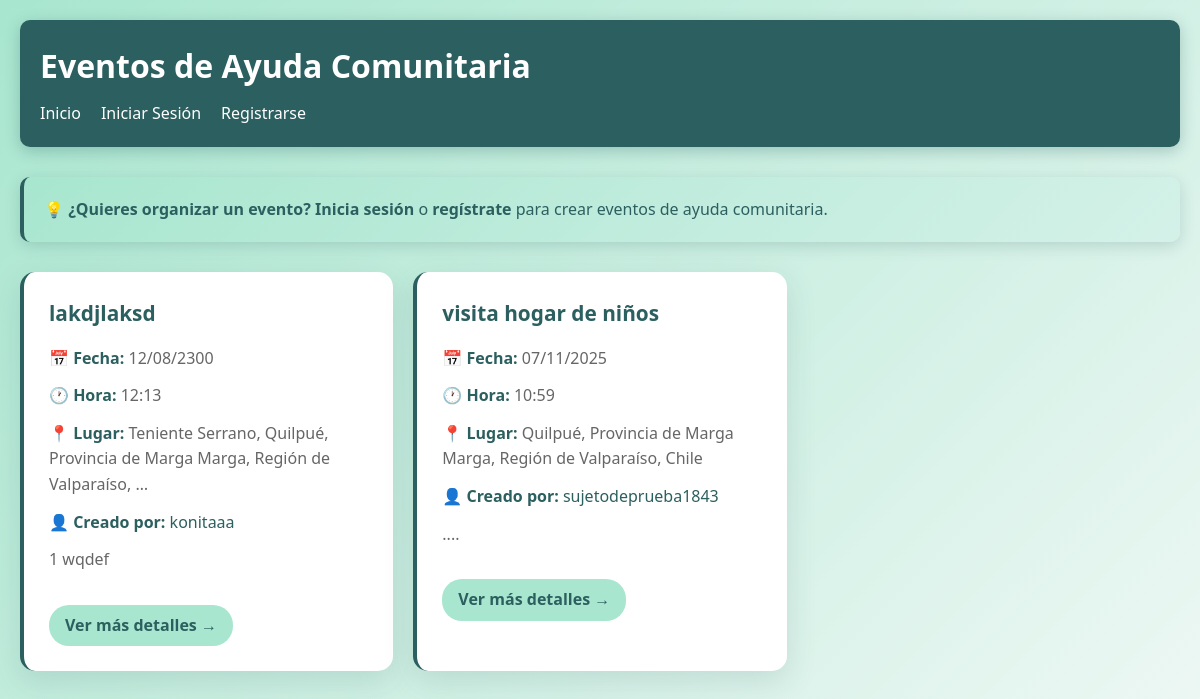
The page /eventos/ on the database its author committed.
### Humanet/models.py (models this page shows, shortened)
class Evento(models.Model):
    creador = models.ForeignKey(User, on_delete=models.CASCADE, related_name='eventos')
    nombre = models.CharField(max_length=200)
    fecha = models.DateField()
    hora = models.TimeField()
    ubicacion = models.CharField(max_length=300)
    latitud = models.DecimalField(max_digits=9, decimal_places=6, null=True, blank=True)
    longitud = models.DecimalField(max_digits=9, decimal_places=6, null=True, blank=True)
    descripcion = models.TextField()
    detalles = models.TextField(blank=True, null=True)
    imagen = models.ImageField(upload_to='eventos/', blank=True, null=True)
    fecha_creacion = models.DateTimeField(auto_now_add=True)
    class Meta:
        ordering = ['-fecha_creacion']
        verbose_name = 'Evento'
        verbose_name_plural = 'Eventos'

### Humanet/views.py (the view)
# urls.py: path('eventos/', views.lista_eventos, name='lista_eventos'),
def lista_eventos(request):
    eventos = Evento.objects.all()
    return render(request, 'Humanet/lista_eventos.html', {'eventos': eventos})

### Humanet/templates/Humanet/lista_eventos.html (shortened to what this page needs)
<!DOCTYPE html>
<html lang="es">
<head>
</head>
<body>
    <header>
        <h1>Eventos de Ayuda Comunitaria</h1>
        <nav>
            <ul>
                <li><a href="/">Inicio</a></li>
                {% if user.is_authenticated %}
                    <li><a href="{% url 'perfil' %}">Mi Perfil</a></li>
                {% else %}
                    <li><a href="{% url 'login' %}">Iniciar Sesión</a></li>
                    <li><a href="{% url 'registro' %}">Registrarse</a></li>
                {% endif %}
            </ul>
        </nav>
    </header>
    <main>
        {% if user.is_authenticated %}
            <a href="{% url 'crear_evento' %}" class="crear-btn">+ Crear Nuevo Evento</a>
        {% else %}
            <div class="login-message">
                💡 <strong>¿Quieres organizar un evento?</strong>
                <a href="{% url 'login' %}">Inicia sesión</a> o
                <a href="{% url 'registro' %}">regístrate</a> para crear eventos de ayuda comunitaria.
            </div>
        {% endif %}
        {% if eventos %}
        <div class="eventos-grid">
            {% for evento in eventos %}
            <div class="evento-card">
                <h3>{{ evento.nombre }}</h3>
                <div class="evento-info">
                    <strong>📅 Fecha:</strong> {{ evento.fecha|date:"d/m/Y" }}
                </div>
                <div class="evento-info">
                    <strong>🕐 Hora:</strong> {{ evento.hora|time:"H:i" }}
                </div>
                <div class="evento-info">
                    <strong>📍 Lugar:</strong> {{ evento.ubicacion|truncatewords:10 }}
                </div>
               <div class="evento-info">
                    <strong>👤 Creado por:</strong>
                    <a href="{% url 'perfil_publico' evento.creador.username %}" style="color: #2c5f5f; text-decoration: none;">
                        {{ evento.creador }}
                    </a>
                </div>
                <div class="evento-info">
                    {{ evento.descripcion|truncatewords:20 }}
                </div>
                <a href="{% url 'detalle_evento' evento.id %}" class="ver-mas">Ver más detalles →</a>
            </div>
            {% endfor %}
        </div>
        {% endif %}
    </main>
</body>
</html>

### Humanet/templates/Humanet/lista_eventos.html (style rules this page uses)
* { margin: 0; padding: 0; box-sizing: border-box; }
body { font-family: 'Segoe UI', Tahoma, Geneva, Verdana, sans-serif; line-height: 1.6; padding: 20px; background: linear-gradient(135deg, #a8e6cf 0%, #f0f8f5 100%); min-height: 100vh; }
header { background: #2c5f5f; color: #fff; padding: 20px; margin-bottom: 30px; border-radius: 10px; box-shadow: 0 4px 15px rgba(44, 95, 95, 0.3); }
header h1 { margin-bottom: 10px; }
nav ul { list-style: none; display: flex; gap: 20px; }
nav a { color: #fff; text-decoration: none; }
main { max-width: 1200px; margin: 0 auto; }
.login-message { background: linear-gradient(135deg, #a8e6cf 0%, #d4f1e8 100%); color: #2c5f5f; padding: 20px; border-radius: 10px; margin-bottom: 30px; border-left: 4px solid #2c5f5f; box-shadow: 0 4px 15px rgba(44, 95, 95, 0.2); }
.login-message a { color: #2c5f5f; font-weight: bold; text-decoration: none; }
.eventos-grid { display: grid; grid-template-columns: repeat(auto-fill, minmax(350px, 1fr)); gap: 20px; }
.evento-card { background: white; padding: 25px; border-radius: 15px; box-shadow: 0 10px 30px rgba(44, 95, 95, 0.15); transition: all 0.3s; border-left: 4px solid #2c5f5f; }
.evento-card h3 { color: #2c5f5f; margin-bottom: 15px; font-size: 1.3rem; }
.evento-info { margin: 12px 0; color: #666; }
.evento-info strong { color: #2c5f5f; }
.ver-mas { display: inline-block; margin-top: 20px; color: #2c5f5f; text-decoration: none; font-weight: bold; padding: 8px 16px; background: #a8e6cf; border-radius: 20px; transition: all 0.3s; }

### rows shown on the page
Evento: nombre "lakdjlaksd", fecha "12/08/2300", hora "12:13", ubicacion "Teniente Serrano, Quilpué, Provincia de Marga Marga, Región de Valparaíso, …", creador "konitaaa", descripcion "1 wqdef"
Evento: nombre "visita hogar de niños", fecha "07/11/2025", hora "10:59", ubicacion "Quilpué, Provincia de Marga Marga, Región de Valparaíso, Chile", creador "sujetodeprueba1843", descripcion "...."
